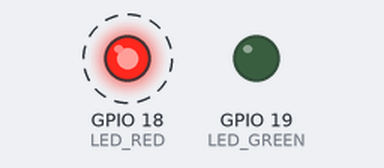
Recording of a sketch running on a simulated ESP32. On the bench: output pins drawn as LEDs (lit = HIGH). Dashed ring = blinking. What the sketch prints to the serial monitor is not drawn.

Above: at 0.2 s.
Timing chart, 0 to 3.0 s (numbered marks = the images above):
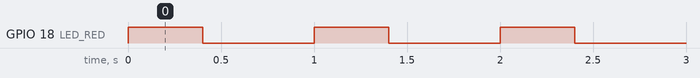

The sketch:

lab07-3-priority.ino
```cpp
// الجلسة 7 - التجربة 3: الأولوية والمقاطعة
// مهمة الحسّاس تريد أن تعمل كل 100 ms، ومهمة ثقيلة تشغل المعالج 400 ms كل ثانية.
// غيّر HEAVY_PRIO: إذا كانت أقل من أولوية الحسّاس (3) فلا يتأخر الحسّاس، وإذا كانت أعلى فيتأخر.

#define HEAVY_PRIO 1          // جرّب 1 ثم 4

#define LED_RED   18          // الأحمر: المهمة الثقيلة تعمل
#define LED_GREEN 19          // الأخضر: نبضة الحسّاس

void busyWork(uint32_t ms) {
  uint32_t start = millis();
  while (millis() - start < ms) { }
}

void sensorTask(void *param) {                 // الأولوية 3
  pinMode(LED_GREEN, OUTPUT);
  TickType_t lastWake = xTaskGetTickCount();
  for (;;) {
    vTaskDelayUntil(&lastWake, pdMS_TO_TICKS(100));
    // lastWake هو الموعد المطلوب، والفرق بينه وبين الآن هو التأخير
    uint32_t late = (xTaskGetTickCount() - lastWake) * portTICK_PERIOD_MS;
    digitalWrite(LED_GREEN, HIGH);
    busyWork(5);                               // C = 5 ms
    digitalWrite(LED_GREEN, LOW);
    Serial.printf("[%6lu ms] sensor  late = %3lu ms%s\n", millis(), late, late > 10 ? "   <-- LATE" : "");
  }
}

void heavyTask(void *param) {                  // الأولوية HEAVY_PRIO
  pinMode(LED_RED, OUTPUT);
  for (;;) {
    digitalWrite(LED_RED, HIGH);
    Serial.printf("[%6lu ms] heavy   start\n", millis());
    busyWork(400);                             // عمل طويل دون نوم
    digitalWrite(LED_RED, LOW);
    vTaskDelay(pdMS_TO_TICKS(600));
  }
}

void setup() {
  Serial.begin(115200);
  xTaskCreatePinnedToCore(sensorTask, "sensor", 4096, NULL, 3,          NULL, 1);
  xTaskCreatePinnedToCore(heavyTask,  "heavy",  4096, NULL, HEAVY_PRIO, NULL, 1);
}

void loop() {
  vTaskDelay(portMAX_DELAY);
}
```

Measured:
- by itself, GPIO 18 (LED_RED): alternates HIGH for 0.40 s and LOW for 0.60 s
